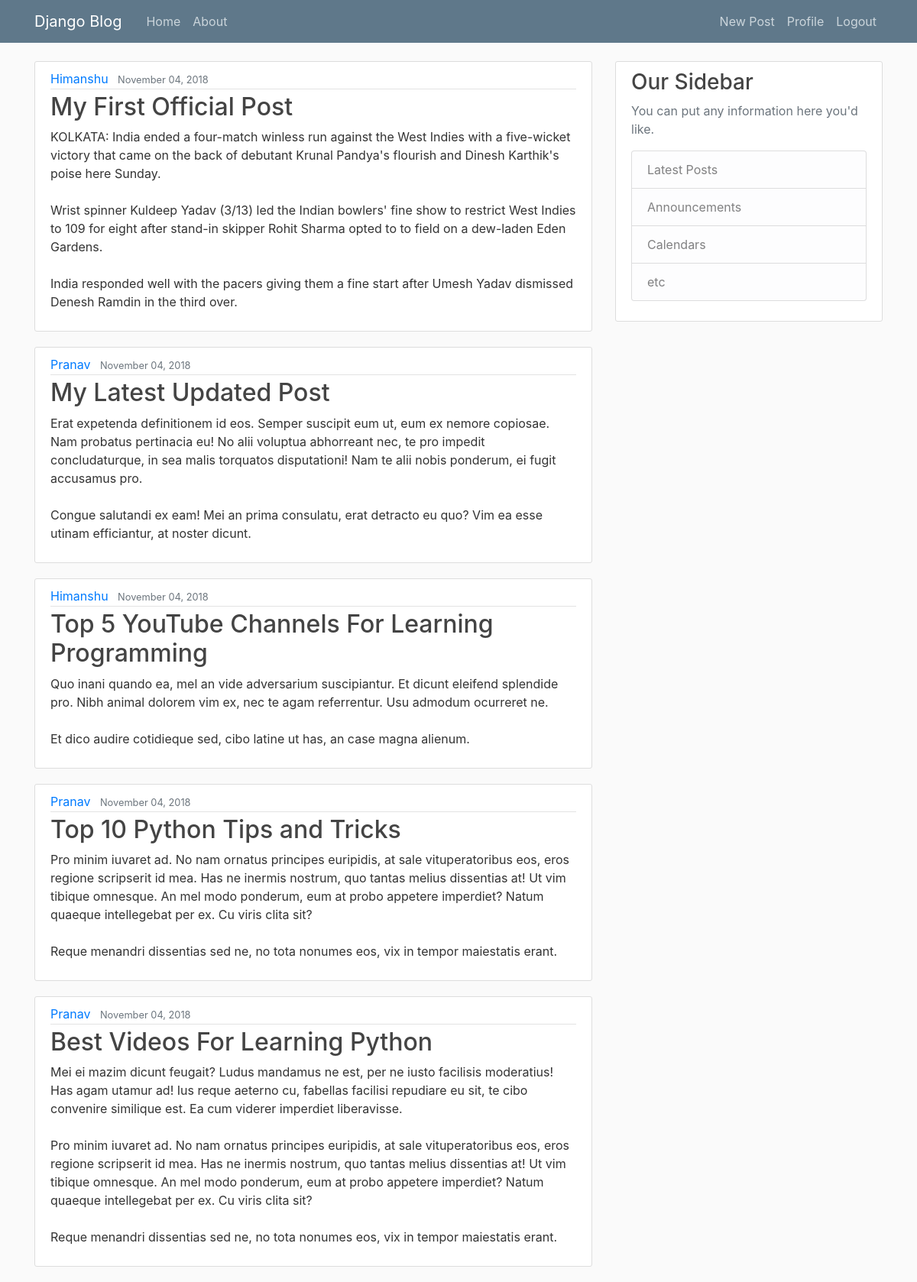
The app's page / (signed in) with its own data.
### blog/models.py (models this page shows, shortened)
class Post(models.Model):
	title = models.CharField(max_length=100)
	content = models.TextField()
	date_posted = models.DateTimeField(default=timezone.now)
	author = models.ForeignKey(User, on_delete=models.CASCADE) #Many posts can have repeated authors, authors are coming from users

### blog/views.py (the view)
# urls.py: path('', PostListView.as_view() , name='blog-home'),
class PostListView(ListView):
	model = Post
	template_name = 'blog/home.html' #default looks for <app>/<model>_<view_type>.html
	context_object_name = 'posts'
	ordering = ['-date_posted']
	paginate_by = 5

### blog/templates/blog/home.html
{% extends "blog/base.html" %}
{% block content %}
    {% for post in posts %}
        <article class="media content-section">
          <div class="media-body">
            <div class="article-metadata">
              <a class="mr-2" href="#">{{ post.author }}</a>
              <small class="text-muted">{{ post.date_posted|date:"F d, Y" }}</small>
            </div>
            <h2><a class="article-title" href="#">{{ post.title }}</a></h2>
            <p class="article-content">{{ post.content }}</p>
          </div>
        </article>
    {% endfor %}
{% endblock content %}

### blog/static/blog/main.css (style rules this page uses)
body { background: #fafafa; color: #333333; margin-top: 5rem; }
h1, h2, h3, h4, h5, h6 { color: #444444; }
.content-section { background: #ffffff; padding: 10px 20px; border: 1px solid #dddddd; border-radius: 3px; margin-bottom: 20px; }
.article-title { color: #444444; }
.article-content { white-space: pre-line; }
.article-metadata { padding-bottom: 1px; margin-bottom: 4px; border-bottom: 1px solid #e3e3e3 }

### records on screen
Post: author "Himanshu", date_posted "November 04, 2018", title "My First Official Post", content "KOLKATA: India ended a four-match winless run against the West Indies with a five-wicket victory that came on the back of debutant Krunal Pandya's flourish and Dinesh Karthik's poise here Sunday. Wrist spinner Kuldeep Yadav (3/13) led the Indian bowlers' fine show to restrict West Indies to 109 for eight after stand-in skipper Rohit Sharma opted to to field on a dew-laden Eden Gardens. India responded well with the pacers giving them a fine start after Umesh Yadav dismissed Denesh Ramdin in the third over."
Post: author "Pranav", date_posted "November 04, 2018", title "My Latest Updated Post", content "Erat expetenda definitionem id eos. Semper suscipit eum ut, eum ex nemore copiosae. Nam probatus pertinacia eu! No alii voluptua abhorreant nec, te pro impedit concludaturque, in sea malis torquatos disputationi! Nam te alii nobis ponderum, ei fugit accusamus pro. Congue salutandi ex eam! Mei an prima consulatu, erat detracto eu quo? Vim ea esse utinam efficiantur, at noster dicunt."
Post: author "Himanshu", date_posted "November 04, 2018", title "Top 5 YouTube Channels For Learning Programming", content "Quo inani quando ea, mel an vide adversarium suscipiantur. Et dicunt eleifend splendide pro. Nibh animal dolorem vim ex, nec te agam referrentur. Usu admodum ocurreret ne. Et dico audire cotidieque sed, cibo latine ut has, an case magna alienum."
Post: author "Pranav", date_posted "November 04, 2018", title "Top 10 Python Tips and Tricks", content "Pro minim iuvaret ad. No nam ornatus principes euripidis, at sale vituperatoribus eos, eros regione scripserit id mea. Has ne inermis nostrum, quo tantas melius dissentias at! Ut vim tibique omnesque. An mel modo ponderum, eum at probo appetere imperdiet? Natum quaeque intellegebat per ex. Cu viris clita sit? Reque menandri dissentias sed ne, no tota nonumes eos, vix in tempor maiestatis erant."
Post: author "Pranav", date_posted "November 04, 2018", title "Best Videos For Learning Python", content "Mei ei mazim dicunt feugait? Ludus mandamus ne est, per ne iusto facilisis moderatius! Has agam utamur ad! Ius reque aeterno cu, fabellas facilisi repudiare eu sit, te cibo convenire similique est. Ea cum viderer imperdiet liberavisse. Pro minim iuvaret ad. No nam ornatus principes euripidis, at sale vituperatoribus eos, eros regione scripserit id mea. Has ne inermis nostrum, quo tantas melius dissentias at! Ut vim tibique omnesque. An mel modo ponderum, eum at probo appetere imperdiet? Natum quaeque intellegebat per ex. Cu viris clita sit? Reque menandri dissentias sed ne, no tota nonumes eos, vix in tempor maiestatis erant."
